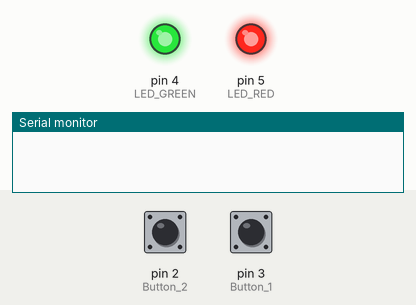
Simulated run of this sketch. Board: Arduino Uno, built with avr-gcc and run on an emulated ATmega328P. Shown: output pins drawn as LEDs (lit = HIGH), the last lines printed to the serial monitor. The test bench sets the inputs (shaded band); at power-on: pin 2 (Button_2) HIGH, pin 3 (Button_1) HIGH.

Above: at 1.2 s.
1.3 s: pin 2 (Button_2) pulled LOW for 0.15 s
At 2.8 s:
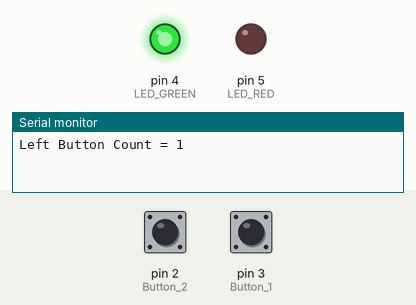
3.1 s: pin 3 (Button_1) pulled LOW for 0.15 s
At 4.4 s:
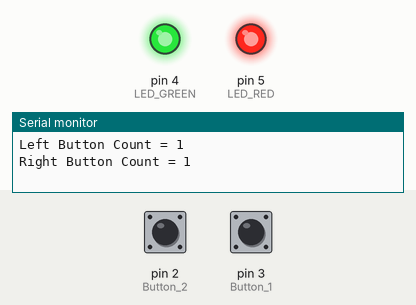
4.9 s: pin 3 (Button_1) pulled LOW for 1 s
At 7.0 s:
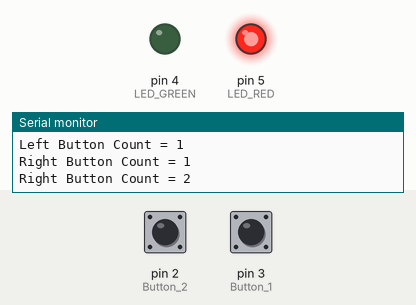
7.6 s: pin 2 (Button_2) pulled LOW for 1 s
At 9.1 s:
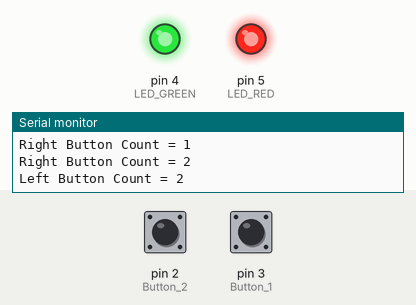
10.3 s: pin 2 (Button_2) pulled LOW for 3.2 s
At 14.0 s:
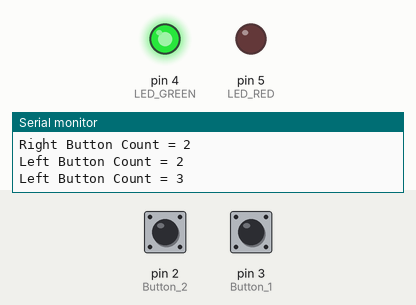
Timing chart, 0 to 15.5 s (numbered marks = the images above; inputs shaded):
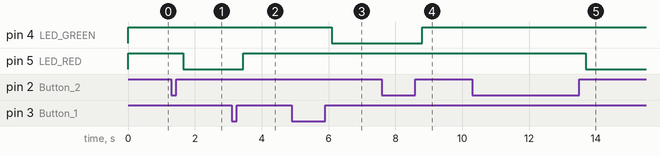

Measured:
- after the input at 1.3 s, pin 5 (LED_RED): HIGH → LOW after 0.35 s
- after the input at 3.1 s, pin 5 (LED_RED): LOW → HIGH after 0.35 s
- after the input at 4.9 s, pin 4 (LED_GREEN): HIGH → LOW after 1.2 s
- after the input at 7.6 s, pin 4 (LED_GREEN): LOW → HIGH after 1.2 s
- after the input at 10.3 s, pin 5 (LED_RED): HIGH → LOW after 3.4 s

The sketch:

Microprocessors_Lab2_Q1.ino
```cpp
#define Button_1 3 //set pins for buttons 1 and 2, LEDs
#define Button_2 2
#define LED_GREEN 4
#define LED_RED 5
#define Debounce_Time 200 //set debounce time to 0.2 sec

int gButtonCounter1 = 0; //set variables to count button presses
int gButtonCounter2 = 0;
volatile int gButtonState1 = 0; //set variables (volatitle) for each button's state
volatile int gButtonState2 = 0;


void setup() {
  Serial.begin(9600);

  pinMode(LED_GREEN, OUTPUT); //LEDs are outputs
  pinMode(LED_RED, OUTPUT);

  pinMode(Button_1, INPUT_PULLUP); //buttons are inputs
  pinMode(Button_2, INPUT_PULLUP);
  attachInterrupt(digitalPinToInterrupt(Button_1), isr_button1, RISING); //buttons are interrupts
  attachInterrupt(digitalPinToInterrupt(Button_2), isr_button2, RISING);

}

void loop() {
  if(gButtonState1 == 1)
  {
    gButtonState1 = 0; //reset button 1 state
    delay(Debounce_Time);
    if(digitalRead(Button_1) == 1){ //check if button 1 is pressed after delay
      gButtonCounter1 += 1; //add to counter 1
      Serial.print("Right Button Count = "); //print updated presscount
      Serial.println(gButtonCounter1);
    }
  }

  if(gButtonState2 == 1)
  {
    gButtonState2 = 0; //reset button 2 state
    delay(Debounce_Time);
    if(digitalRead(Button_2) == 1){ //check if button 2 is pressed after delay
      gButtonCounter2 += 1; //add to counter 2
      Serial.print("Left Button Count = "); //print updated count
      Serial.println(gButtonCounter2);
    }
  }

  if(gButtonCounter1 > gButtonCounter2) //if button 1 has been pressed more, red is on
  {
    digitalWrite(LED_RED, HIGH);
    digitalWrite(LED_GREEN, LOW);
    }
  if(gButtonCounter1 < gButtonCounter2) //if button 2 has been pressed more, green is on
  {
    digitalWrite(LED_GREEN, HIGH);
    digitalWrite(LED_RED, LOW);
    }

  if(gButtonCounter1 == gButtonCounter2) //equal presses, then both LEDs are on (represents blue LED)
    {
      digitalWrite(LED_RED, HIGH);
      digitalWrite(LED_GREEN, HIGH);
      }
}

void isr_button1(){ //button 1 interrupt changes button state to high
    gButtonState1 = 1;
}

void isr_button2(){ //button 2 interrupt changes button state to high
    gButtonState2 = 1;
}
```

C_Workshop_Code_1.c
```cpp
#include <stdio.h>
#include <math.h>

//global variables
struct s_Quadratic
{
    float x1;
    float x2;
};

struct s_Quadratic quadratic(int a, int b, int c)
{
    struct s_Quadratic x;

    float w = pow(b,2)-4*a*c;

    if(w>=0){
        x.x1 = (-b + sqrt(pow(b,2)-4*a*c))/(2*a);
        x.x2 = (-b - sqrt(pow(b,2)-4*a*c))/(2*a);}

    else{
        x.x1 = 0;
        x.x2 = 0;
        printf("Complex Roots \n");
    }

    return x;

}

int main()
{
    struct s_Quadratic y;

    y = quadratic(5, 1, -9);

    printf("Result: %.2f, %.2f", y.x1, y.x2);

    return 0;

}
```

C_Workshop_Code_2.c
```cpp
#include <stdio.h>
#include <math.h>

//global variables
struct s_Quadratic
{
    float x1;
    float x2;
};

struct s_Quadratic quadratic(int a, int b, int c)
{
    struct s_Quadratic x;

    float w = pow(b,2)-4*a*c;

    if(w>=0){
        x.x1 = (-b + sqrt(pow(b,2)-4*a*c))/(2*a);
        x.x2 = (-b - sqrt(pow(b,2)-4*a*c))/(2*a);}

    else{
        x.x1 = 0;
        x.x2 = 0;
        printf("Complex Roots \n");
    }

    return x;

}

int main()
{
    struct s_Quadratic y;

    y = quadratic(5, 1, -9);

    printf("Result: %.2f, %.2f", y.x1, y.x2);

    return 0;

}
```
